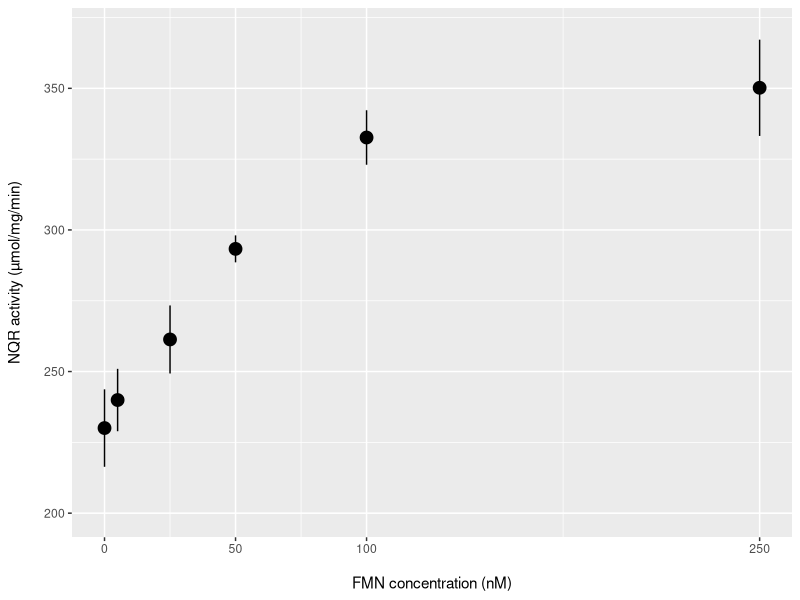
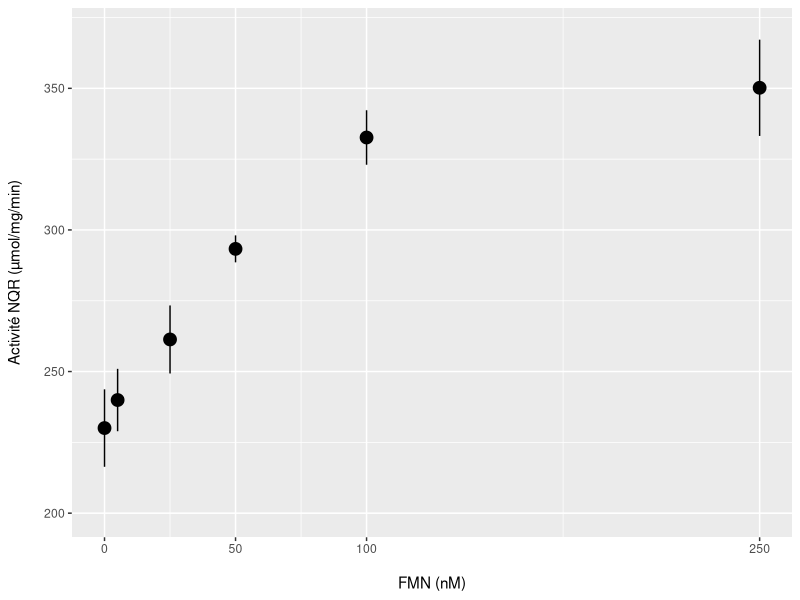

These figures' R source, in order:
remove(list = ls())

library("ggplot2")
library("cowplot")

# importation des données
data <- read.csv("actNQRreconstFMN.csv", sep = ",", dec = ",", header = TRUE)

# calcul de l'activité µmol/mg/min
Activity <- function(penteI, penteF) {
  return(abs(((penteF - penteI) * 10^6 / (6230 * 0.1))))
}

data$result <- Activity(data$penteI, data$penteF)
data <- data[!(data$FMN) > 500, ]

# calcul de la moyenne des [O2]/genotype
df <- aggregate(data$result, list(data$FMN), mean)
colnames(df) <- c("FMN", "moyenne")

# calcul de l'erreur standard
StandErr <- function(x) {
  se <- sd(x)/sqrt(length(x))
}

SE <- aggregate(data$result, list(data$FMN), StandErr)
df$SE <- SE$x

########
##PLOT##
########

g <- ggplot(data = df, aes(x=df$FMN, 
                           y= df$moyenne)) 
g <- g + geom_point(size = 4)
g <- g + scale_x_continuous(name = "\nFMN concentration (nM)", 
                            limits = c(0, 250), breaks = c(0,50,100,250))
g <- g + scale_y_continuous(name = "NQR activity (µmol/mg/min)\n", 
                            limits = c(200, 370))
g <- g + geom_errorbar(aes(ymin = df$moyenne-SE, 
                           ymax = df$moyenne+SE), 
                       width = 0.02)
g
save_plot('actNQRreconstFMN.png', 
          g, 
          base_aspect_ratio = 1.3)


g <- ggplot(data = df, aes(x=df$FMN, 
                           y= df$moyenne)) 
g <- g + geom_point(size = 4)
g <- g + scale_x_continuous(name = "\nFMN (nM)", 
                            limits = c(0, 250), breaks = c(0,50,100,250))
g <- g + scale_y_continuous(name = "Activité NQR (µmol/mg/min)\n", 
                            limits = c(200, 370))
g <- g + geom_errorbar(aes(ymin = df$moyenne-SE, 
                           ymax = df$moyenne+SE), 
                       width = 0.02)
g
save_plot('actNQRreconstFMN_fr.png', 
          g, 
          base_aspect_ratio = 1.3)